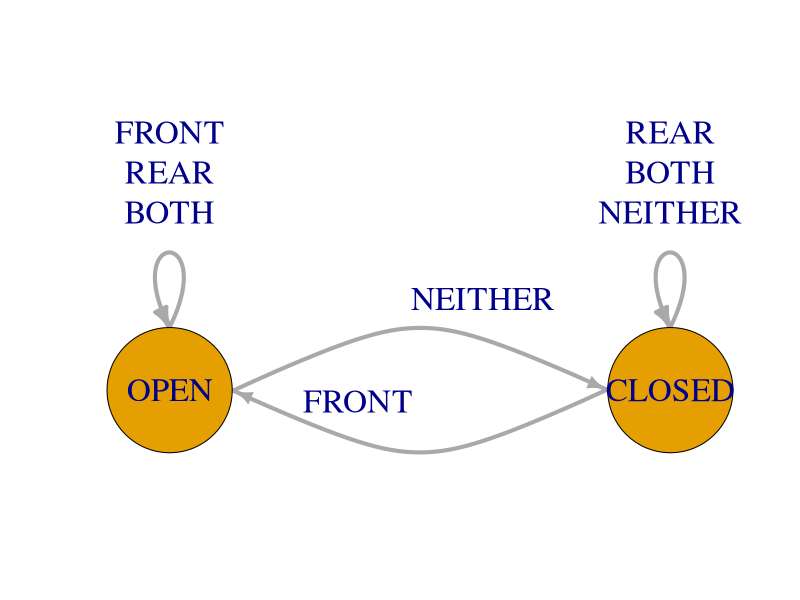
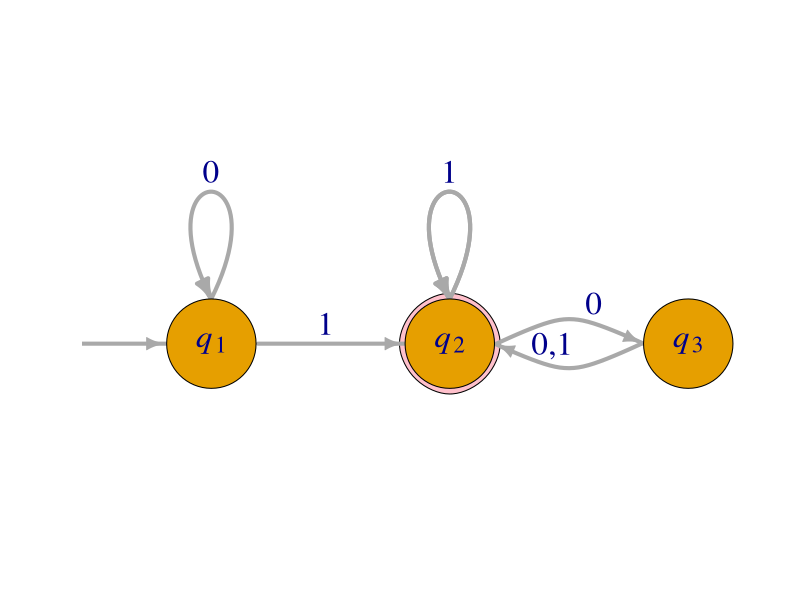
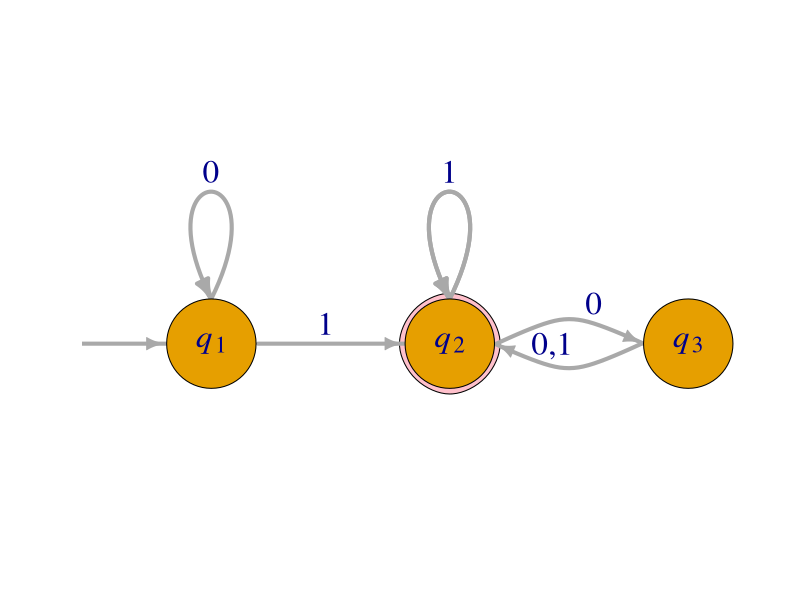

Reproduce these figures in R, in order.
## ---- chunk 1
library(igraph)
door <- graph(c("OPEN", "OPEN", 
                "OPEN", "CLOSED", 
                "CLOSED", "OPEN", 
                "CLOSED", "CLOSED"))
elabs <- c("FRONT\nREAR\nBOTH\n\n\n\n", "NEITHER\n\n", "FRONT\n\n", "REAR\nBOTH\nNEITHER\n\n\n\n")
coords <- layout_on_grid(door)
plot(door, 
     layout=coords, 
     edge.curved = TRUE, 
     edge.loop.angle=3.14*1.5, 
     vertex.size=50, 
     vertex.label.cex = 2,
     edge.label = elabs, 
     edge.label.cex = 2,
     edge.width = 4,
     ylim = c(-1.0,-0.2))
## ---- chunk 2
a3 <- graph_from_literal(" "-+q1-+q2-+q3-+q2-+q2, q1-+q1, q2-+q2, simplify=FALSE)
coords <- layout_on_grid(a3, width = 4)
plot(a3, 
     edge.curved = c(0, 0, 0.5, 0.5, 0.5, 0.5), 
     layout=coords,
     vertex.size = 25,
     vertex.shape = c("none", "circle", "circle", "circle"),
     vertex.label = c(" ", expression(italic(q)[1]), expression(italic(q)[2]), expression(italic(q)[3])),
     edge.loop.angle=3.14*1.5,
     mark.groups = list(3), mark.shape = 0.75, mark.col = "pink", mark.border = "black",
     vertex.label.cex = 2,
     edge.label = c("","     1\n","0\n","  0,1\n","1\n","0\n"), 
     edge.label.cex = 2,
     edge.width = 4,
     ylim = c(-1.1,-0.6), xlim=c(-0.5,1))
## ---- chunk 3
a3 <- graph_from_literal(" "-+q1-+q2-+q3-+q2-+q2, q1-+q1, q2-+q2, simplify=FALSE)
coords <- layout_on_grid(a3, width = 4)
plot(a3, 
     edge.curved = c(0, 0, 0.5, 0.5, 0.5, 0.5), 
     layout=coords,
     vertex.size = 25,
     vertex.shape = c("none", "circle", "circle", "circle"),
     vertex.label = c(" ", expression(italic(q)[1]), expression(italic(q)[2]), expression(italic(q)[3])),
     edge.loop.angle=3.14*1.5,
     mark.groups = list(3), mark.shape = 0.75, mark.col = "pink", mark.border = "black",
     vertex.label.cex = 2,
     edge.label = c("","     1\n","0\n","  0,1\n","1\n","0\n"), 
     edge.label.cex = 2,
     edge.width = 4,
     ylim = c(-1.1,-0.6), xlim=c(-0.5,1))
